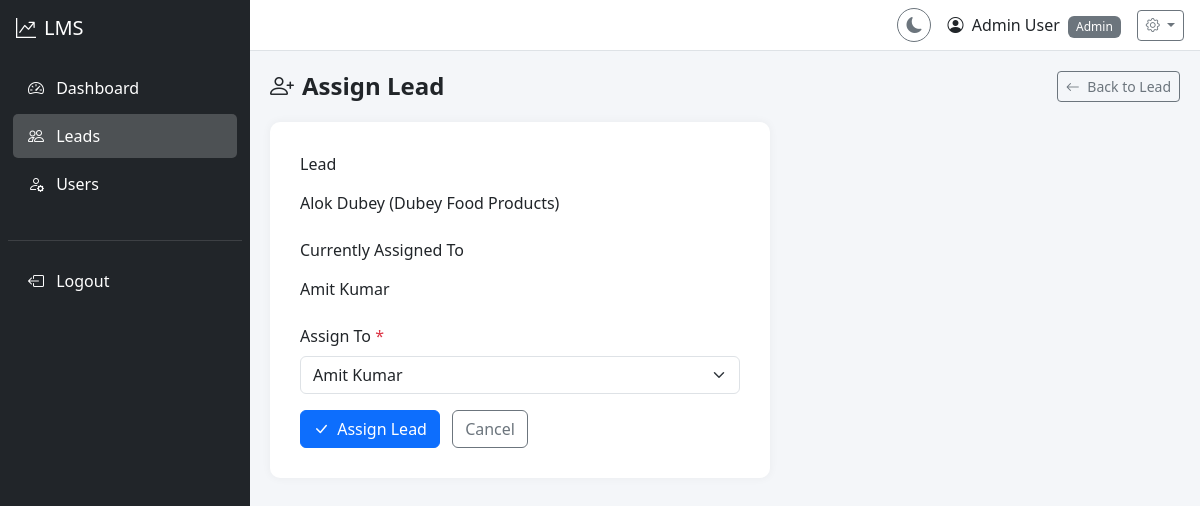
The app's page /admin/leads/assign.php?id=18 (signed in) with its own data.
### tables this page shows
CREATE TABLE `leads` (
    `id` INT UNSIGNED NOT NULL AUTO_INCREMENT,
    `customer_name` VARCHAR(150) NOT NULL,
    `company_name` VARCHAR(150) DEFAULT NULL,
    `mobile` VARCHAR(20) NOT NULL,
    `email` VARCHAR(150) DEFAULT NULL,
    `lead_source` VARCHAR(50) NOT NULL,
    `product_service` VARCHAR(255) NOT NULL,
    `priority` ENUM('Low','Medium','High','Urgent') NOT NULL DEFAULT 'Medium',
    `assigned_user_id` INT UNSIGNED DEFAULT NULL,
    `lead_status` ENUM('New','Contacted','Follow Up','Interested','Converted','Not Interested','Lost') NOT NULL DEFAULT 'New',
    `remarks` TEXT DEFAULT NULL,
    `created_by` INT UNSIGNED NOT NULL,
    `created_at` DATETIME NOT NULL DEFAULT CURRENT_TIMESTAMP,
    `updated_at` DATETIME NOT NULL DEFAULT CURRENT_TIMESTAMP ON UPDATE CURRENT_TIMESTAMP,
    `deleted_at` DATETIME DEFAULT NULL,
    PRIMARY KEY (`id`),
    KEY `idx_leads_assigned_user` (`assigned_user_id`),
    KEY `idx_leads_created_by` (`created_by`),
    KEY `idx_leads_status` (`lead_status`),
    KEY `idx_leads_source` (`lead_source`),
    KEY `idx_leads_priority` (`priority`),
    KEY `idx_leads_created_at` (`created_at`),
    KEY `idx_leads_email` (`email`),
    KEY `idx_leads_mobile` (`mobile`),
    KEY `idx_leads_deleted_at` (`deleted_at`),
    CONSTRAINT `fk_leads_assigned_user` FOREIGN KEY (`assigned_user_id`) REFERENCES `users` (`id`) ON DELETE SET NULL,
    CONSTRAINT `fk_leads_created_by` FOREIGN KEY (`created_by`) REFERENCES `users` (`id`) ON DELETE CASCADE
);

CREATE TABLE `users` (
    `id` INT UNSIGNED NOT NULL AUTO_INCREMENT,
    `name` VARCHAR(100) NOT NULL,
    `email` VARCHAR(150) NOT NULL,
    `password` VARCHAR(255) NOT NULL,
    `phone` VARCHAR(20) DEFAULT NULL,
    `role` ENUM('admin','user') NOT NULL DEFAULT 'user',
    `status` ENUM('active','inactive') NOT NULL DEFAULT 'active',
    `created_at` DATETIME NOT NULL DEFAULT CURRENT_TIMESTAMP,
    `updated_at` DATETIME NOT NULL DEFAULT CURRENT_TIMESTAMP ON UPDATE CURRENT_TIMESTAMP,
    PRIMARY KEY (`id`),
    UNIQUE KEY `uk_users_email` (`email`),
    KEY `idx_users_role` (`role`),
    KEY `idx_users_status` (`status`)
);

### includes/functions.php (called while the page is built, shortened)
<?php
function escape($input) {
    return htmlspecialchars($input, ENT_QUOTES, 'UTF-8');
}

### admin/leads/assign.php (the view, shortened to what this page needs)
<?php
$db = getDBConnection();
$leadId = intval($_GET['id'] ?? 0);
$stmt = $db->prepare("SELECT l.*, u.name as assigned_user_name FROM leads l LEFT JOIN users u ON l.assigned_user_id = u.id WHERE l.id = ? AND l.deleted_at IS NULL");
$stmt->execute([$leadId]);
$lead = $stmt->fetch();
$usersStmt = $db->prepare("SELECT id, name FROM users WHERE status = 'active' ORDER BY name");
$usersStmt->execute();
$usersList = $usersStmt->fetchAll();
require_once __DIR__ . '/../../includes/header.php';
require_once __DIR__ . '/../../includes/sidebar.php';
?>
<div class="content-wrapper">
    <?php require_once __DIR__ . '/../../includes/navbar.php'; ?>
    <div class="content">
        <div class="page-header">
            <h4><i class="bi bi-person-plus me-2"></i>Assign Lead</h4>
            <a href="/LeadManagement/admin/leads/view.php?id=<?= $leadId ?>" class="btn btn-outline-secondary btn-sm">
                <i class="bi bi-arrow-left me-1"></i> Back to Lead
            </a>
        </div>
        <div class="form-container" style="max-width: 500px;">
            <div class="mb-3">
                <label class="form-label fw-medium">Lead</label>
                <p class="form-control-plaintext"><?= escape($lead['customer_name']) ?> (<?= escape($lead['company_name'] ?? '') ?>)</p>
            </div>
            <div class="mb-3">
                <label class="form-label fw-medium">Currently Assigned To</label>
                <p class="form-control-plaintext"><?= escape($lead['assigned_user_name'] ?? 'Unassigned') ?></p>
            </div>
            <form method="POST" action="">
                <div class="mb-3">
                    <label for="assigned_user_id" class="form-label">Assign To <span class="text-danger">*</span></label>
                    <select class="form-select" id="assigned_user_id" name="assigned_user_id" required>
                        <?php foreach ($usersList as $u): ?>
                        <option value="<?= $u['id'] ?>" <?= $lead['assigned_user_id'] == $u['id'] ? 'selected' : '' ?>><?= escape($u['name']) ?></option>
                        <?php endforeach; ?>
                    </select>
                </div>
                <button type="submit" class="btn btn-primary"><i class="bi bi-check-lg me-1"></i> Assign Lead</button>
                <a href="/LeadManagement/admin/leads/view.php?id=<?= $leadId ?>" class="btn btn-outline-secondary ms-2">Cancel</a>
            </form>
        </div>
    </div>
</div>
<?php require_once __DIR__ . '/../../includes/footer.php'; ?>

### assets/css/style.css (style rules this page uses)
* { margin: 0; padding: 0; box-sizing: border-box; }
body { font-family: 'Segoe UI', Tahoma, Geneva, Verdana, sans-serif; background-color: #f4f6f9; overflow-x: hidden; transition: background-color 0.3s, color 0.3s; }
.content-wrapper { margin-left: 250px; width: calc(100% - 250px); min-height: 100vh; transition: all 0.3s; }
.content { padding: 20px; }
.form-container { background: white; border-radius: 10px; padding: 30px; box-shadow: 0 0 10px rgba(0, 0, 0, 0.05); }
.page-header { display: flex; justify-content: space-between; align-items: center; margin-bottom: 20px; flex-wrap: wrap; gap: 10px; }
.page-header h4 { margin: 0; font-weight: 600; }

### records on screen
leads: customer_name "Alok Dubey", company_name "Dubey Food Products", assigned_user.name "Amit Kumar", assigned_user_id "Amit Kumar"

### other values on screen
$_SESSION['user_name'] "Admin User"
$_SESSION['user_role'] "Admin"
